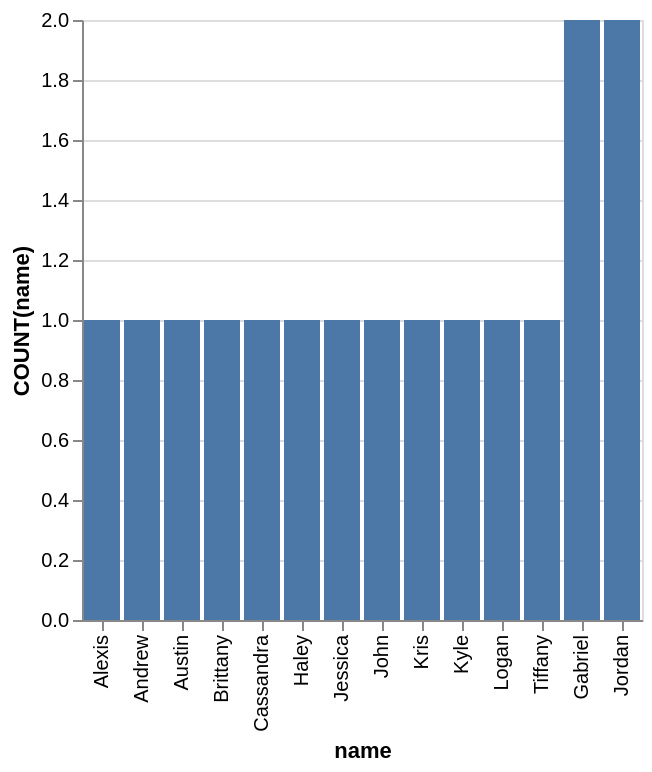

Here is the Vega-Lite specification saved for this chart:
### Vega-Lite specification from a JSON file in a GitHub repository (floating-point values rounded to 4 significant figures)
{"data": {"values": [{"x_data": "Alexis", "y_data": 1}, {"x_data": "Andrew", "y_data": 1}, {"x_data": "Austin", "y_data": 1}, {"x_data": "Brittany", "y_data": 1}, {"x_data": "Cassandra", "y_data": 1}, {"x_data": "Haley", "y_data": 1}, {"x_data": "Jessica", "y_data": 1}, {"x_data": "John", "y_data": 1}, {"x_data": "Kris", "y_data": 1}, {"x_data": "Kyle", "y_data": 1}, {"x_data": "Logan", "y_data": 1}, {"x_data": "Tiffany", "y_data": 1}, {"x_data": "Gabriel", "y_data": 2}, {"x_data": "Jordan", "y_data": 2}]}, "mark": "bar", "encoding": {"x": {"field": "x_data", "type": "nominal", "title": "name", "sort": {"op": "sum", "field": "y_data", "order": "ascending"}}, "y": {"field": "y_data", "type": "quantitative", "title": "COUNT(name)"}}}
